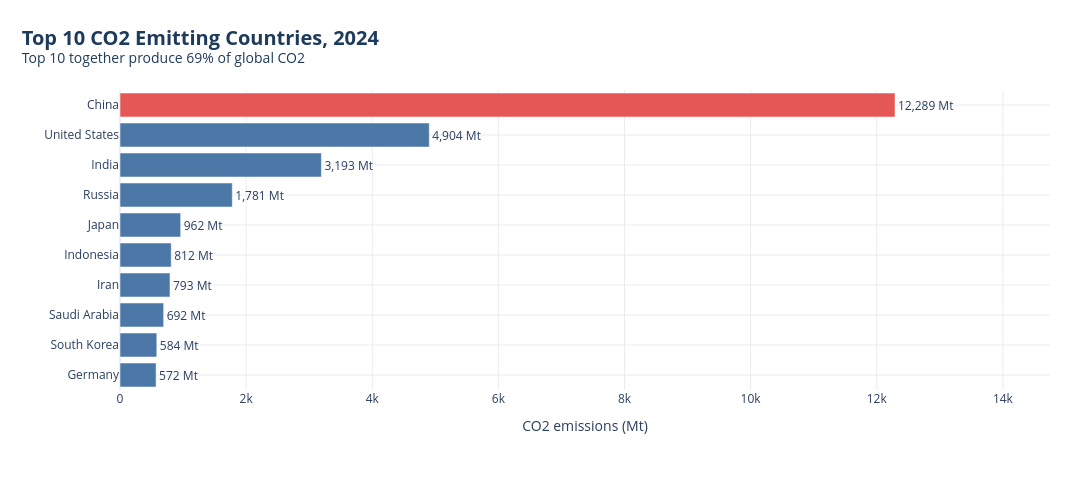

Source (notebook cell):
### Markdown cell above
### Q1. Which countries emit the most today?

### Code cell
top = (latest.dropna(subset=["co2_mt"])
             .nlargest(10, "co2_mt")[["country", "co2_mt", "share_global_co2"]]
             .sort_values("co2_mt"))
top10_share = top["share_global_co2"].sum()

# ---- graph ----
fig = go.Figure(go.Bar(
    y=top["country"], x=top["co2_mt"], orientation="h",
    marker_color=[RED if c == top["country"].iloc[-1] else BLUE for c in top["country"]],
    text=[f"{v:,.0f} Mt" for v in top["co2_mt"]], textposition="outside",
    hovertemplate="%{y}: %{x:,.0f} Mt<extra></extra>",
))
style(fig, f"Top 10 CO2 Emitting Countries, {LATEST}",
      f"Top 10 together produce {top10_share:.0f}% of global CO2",
      xt="CO2 emissions (Mt)", legend=False, h=480, left=120)
fig.update_xaxes(range=[0, top["co2_mt"].max() * 1.2])
fig.show()

t = top.sort_values("co2_mt", ascending=False)
print(f"--- Top 10 emitters, {LATEST} ---")
print(t.round(1).to_string(index=False))

# ---- summary ----
c, v, s = t["country"].tolist(), t["co2_mt"].tolist(), t["share_global_co2"].tolist()
summary = (
    f"Emissions are highly concentrated. {c[0]} emits {v[0]:,.0f} Mt, or {s[0]:.1f}% of the global total. "
    f"{c[1]} is second at {v[1]:,.0f} Mt ({s[1]:.1f}%) and {c[2]} third at {v[2]:,.0f} Mt ({s[2]:.1f}%). "
    f"Together these three emit about {sum(s[:3]):.0f}% of world CO2. The top 10 countries produce "
    f"{top10_share:.1f}%, so action by a small group of countries has an outsized effect on global totals."
)
print(summary)
save_report(TOPIC, "q1", "Which countries emit the most today?", fig, summary)

### Figure 1 — Plotly figure (JSON) as saved in the notebook; plotly's stock layout.template omitted (floating-point values rounded to 4 significant figures)
{"data": [{"hovertemplate": "%{y}: %{x:,.0f} Mt<extra></extra>", "marker": {"color": ["#4C78A8", "#4C78A8", "#4C78A8", "#4C78A8", "#4C78A8", "#4C78A8", "#4C78A8", "#4C78A8", "#4C78A8", "#E45756"]}, "orientation": "h", "text": ["572 Mt", "584 Mt", "692 Mt", "793 Mt", "812 Mt", "962 Mt", "1,781 Mt", "3,193 Mt", "4,904 Mt", "12,289 Mt"], "textposition": "outside", "type": "bar", "x": [572.3, 583.7, 692.1, 792.6, 812.2, 961.9, 1781.0, 3193.0, 4904.0, 12290.0], "y": ["Germany", "South Korea", "Saudi Arabia", "Iran", "Indonesia", "Japan", "Russia", "India", "United States", "China"]}], "layout": {"height": 480, "legend": {"orientation": "h", "title": {"text": ""}, "x": 0.5, "xanchor": "center", "y": -0.2}, "margin": {"b": 90, "l": 120, "r": 40, "t": 90}, "showlegend": false, "title": {"font": {"color": "#1f3b5c", "size": 20}, "text": "<b>Top 10 CO2 Emitting Countries, 2024</b><br><sup>Top 10 together produce 69% of global CO2</sup>", "x": 0.02, "xanchor": "left"}, "width": 1090, "xaxis": {"gridcolor": "#e8ecf3", "range": [0, 14750.0], "title": {"text": "CO2 emissions (Mt)"}}, "yaxis": {"gridcolor": "#e8ecf3", "title": {"text": ""}}}}
